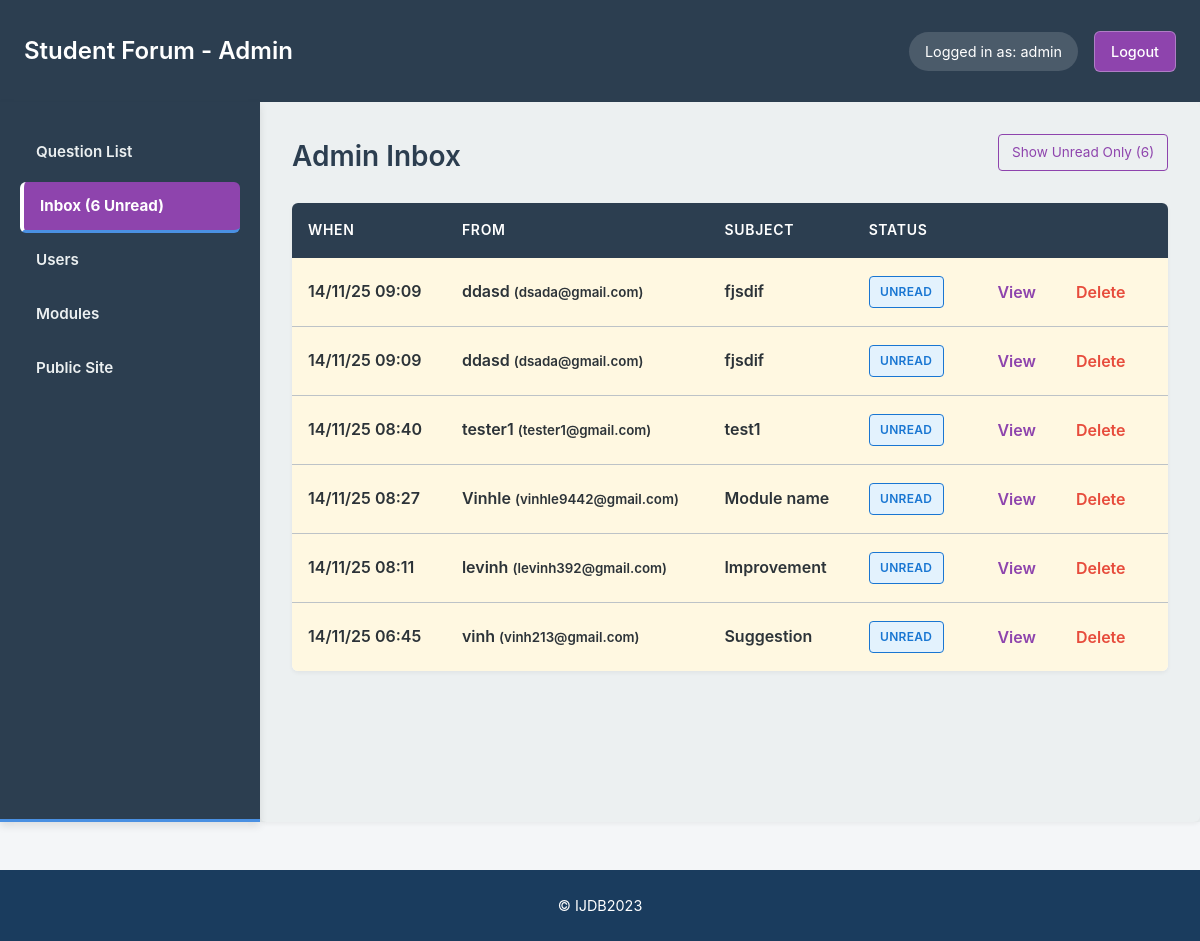
Page /admin/messages.php (signed in) on the committed database.
### tables this page shows
CREATE TABLE `message` (
  `message_id` int(11) NOT NULL,
  `user_id` int(11) DEFAULT NULL,
  `subject` varchar(255) NOT NULL,
  `content` text NOT NULL,
  `status` varchar(50) NOT NULL DEFAULT 'new',
  `created_at` timestamp NOT NULL DEFAULT current_timestamp(),
  `sender_name` varchar(100) DEFAULT NULL,
  `sender_email` varchar(255) DEFAULT NULL
);

### admin/messages.php (called while the page is built, shortened)
<?php
include INCLUDES_PATH . 'DatabaseConnection.php';
include FUNCTIONS_PATH . 'DatabaseFunctions.php';
include FUNCTIONS_PATH . 'MessageDbFunctions.php';
$showUnreadOnly = isset($_GET['unread']) && $_GET['unread'] === '1';
$messages = getMessageList($pdo, $showUnreadOnly ? 'new' : null);
$totalUnreadCount = getUnreadMessageCount($pdo);
include ADMIN_TEMPLATES . 'messages.html.php';
include ADMIN_TEMPLATES . 'layout.html.php';

### includes/functions/MessageDbFunctions.php (called while the page is built, shortened)
<?php
function getMessageList($pdo, $status = null) {
    $sql = "SELECT m.*, u.username AS username, u.email AS email
            FROM message m
            LEFT JOIN user_account u ON m.user_id = u.user_id";
    $params = [];
    $sql .= ' ORDER BY m.created_at DESC';
    $query = query($pdo, $sql, $params);
    return $query->fetchAll();
}
function getUnreadMessageCount($pdo) {
    $sql = "SELECT COUNT(*) FROM message WHERE status = 'new'";
    $query = query($pdo, $sql, []);
    $row = $query->fetch();
    return (int)$row[0];
}

### includes/functions/DatabaseFunctions.php (called while the page is built, shortened)
<?php
function query($pdo, $sql, $parameters = []) {
    $query = $pdo->prepare($sql);
    $query->execute($parameters);
    return $query;
}

### templates/admin/messages.html.php (the view, shortened to what this page needs)
<div class="admin-list">
    <div class="admin-list-header">
        <h2>Admin Inbox</h2>
        <?php $showUnreadOnly = isset($_GET['unread']) && $_GET['unread'] === '1'; ?>
        <?php if ($totalUnreadCount > 0 || $showUnreadOnly): ?>
        <div class="filter-toggle">
            <?php if ($showUnreadOnly): ?>
                <a href="messages.php" class="btn-filter">Show All</a>
            <?php else: ?>
                <a href="messages.php?unread=1" class="btn-filter">Show Unread Only (<?= $totalUnreadCount ?>)</a>
            <?php endif; ?>
        </div>
        <?php endif; ?>
    </div>
    <?php if (empty($messages)): ?>
        <div class="empty-state-box">
            <?php if ($showUnreadOnly): ?>
                <p>No unread messages. <a href="messages.php">Show all messages</a></p>
            <?php else: ?>
                <p>No messages in inbox. Messages from users will appear here.</p>
            <?php endif; ?>
        </div>
    <?php else: ?>
    <table>
        <thead>
            <tr><th>When</th><th>From</th><th>Subject</th><th>Status</th><th></th></tr>
        </thead>
        <tbody>
            <?php foreach ($messages as $message): ?>
                <tr class="<?= $message['status'] === 'new' ? 'row-unread' : '' ?>">
                    <td><?=htmlspecialchars(date('d/m/y H:i', strtotime($message['created_at'])), ENT_QUOTES, 'UTF-8')?></td>
                    <td>
                        <?php
                            if (!empty($message['user_id'])) {
                                $from = trim((string)($message['username'] ?? ''));
                                $em = trim((string)($message['email'] ?? ''));
                            } else {
                                $from = trim((string)($message['sender_name'] ?? ''));
                                $em = trim((string)($message['sender_email'] ?? ''));
                            }
                        ?>
                        <?=htmlspecialchars($from, ENT_QUOTES, 'UTF-8')?><?php if ($em): ?> <small>(<?=htmlspecialchars($em, ENT_QUOTES, 'UTF-8')?>)</small><?php endif; ?>
                    </td>
                    <td><?=htmlspecialchars($message['subject'], ENT_QUOTES, 'UTF-8')?></td>
                    <td>
                        <?php if ($message['status'] === 'new'): ?>
                            <span class="status-badge status-new">Unread</span>
                        <?php else: ?>
                            <span class="status-badge status-read">Read</span>
                        <?php endif; ?>
                    </td>
                    <td class="actions">
                        <a href="messagedetail.php?id=<?= $message['message_id'] ?>" class="btn-link">View</a>
                        <form action="deletemessage.php" method="post" class="confirm-delete">
                            <input type="submit" value="Delete">
                        </form>
                    </td>
                </tr>
            <?php endforeach; ?>
        </tbody>
    </table>
    <?php endif; ?>
</div>

### templates/css/questions.css (style rules this page uses)
:root { --primary-brand: #1A3C5E; --accent-blue: #4A90E2; --page-bg: #F4F6F8; --content-bg: #FFFFFF; --text-primary: #2C3338; --text-secondary: #5A6C7D; --font-stack: -apple-system, BlinkMacSystemFont, "Segoe UI", Roboto, "Helvetica Neue", Arial, sans-serif; --line-height-base: 1.6; --shadow-subtle: 0 2px 4px rgba(0, 0, 0, 0.05); --shadow-medium: 0 4px 8px rgba(0, 0, 0, 0.1); --border-radius: 6px; --border-color: #E1E8ED; }
* { margin: 0; padding: 0; box-sizing: border-box; }
body { font-family: var(--font-stack); line-height: var(--line-height-base); background-color: var(--page-bg); color: var(--text-primary); }
h1, h2, h3 { color: var(--primary-brand); font-weight: 600; margin-bottom: 0.75em; }
h2 { font-size: 1.75rem; margin-top: 1em; }
form { overflow: auto; clear: both; display: block; }
input, select, textarea { display: block; width: 100%; max-width: 400px; margin-bottom: 1em; padding: 0.6rem 0.75rem; border: 1px solid var(--border-color); border-radius: var(--border-radius); font-family: var(--font-stack); font-size: 1rem; transition: border-color 0.2s ease; }
input[type="submit"], button { display: inline-block; width: auto; padding: 0.65rem 1.5rem; background-color: var(--accent-blue); color: white; border: none; border-radius: var(--border-radius); font-weight: 600; cursor: pointer; transition: background-color 0.2s ease; }

### rows in the picture
message: created_at "14/11/25 09:09", sender_name "ddasd", sender_email "dsada@gmail.com", subject "fjsdif", status "UNREAD"
message: created_at "14/11/25 09:09", sender_name "ddasd", sender_email "dsada@gmail.com", subject "fjsdif", status "UNREAD"
message: created_at "14/11/25 08:40", sender_name "tester1", sender_email "tester1@gmail.com", subject "test1", status "UNREAD"
message: created_at "14/11/25 08:27", sender_name "Vinhle", sender_email "vinhle9442@gmail.com", subject "Module name", status "UNREAD"
message: created_at "14/11/25 08:11", sender_name "levinh", sender_email "levinh392@gmail.com", subject "Improvement", status "UNREAD"
message: created_at "14/11/25 06:45", sender_name "vinh", sender_email "vinh213@gmail.com", subject "Suggestion", status "UNREAD"

### other values in the picture
$_SESSION['username'] "admin"
$unreadCount "6"
$totalUnreadCount "6"
